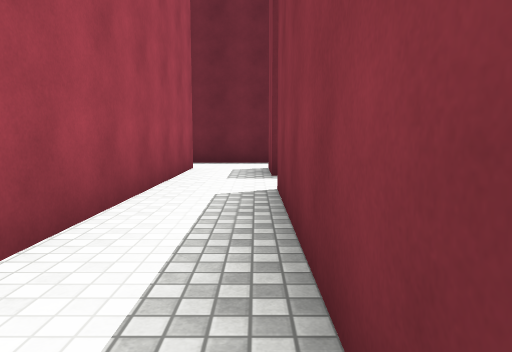
[1] (above)

16 first-person views from a walk through a 3-D level made in the Unity game engine. The camera is 1.2 m above the floor, tilts 6° down and sees 70° across. The floor is counted in squares, 2 m on a side. Each view is taken from the middle of a square. On the plan, view 1 faces up. The plan holds only what a view shows up to about 10 squares ahead; the rest is blank. Surface patterns are stand-ins for the level's own textures.

[2]
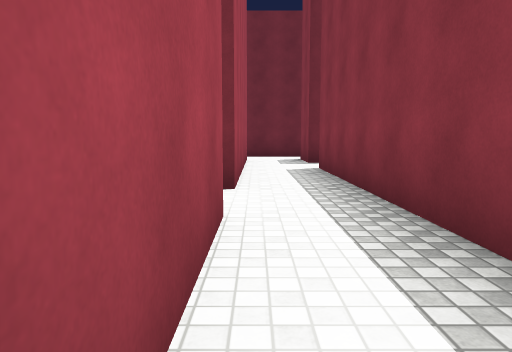

[3]
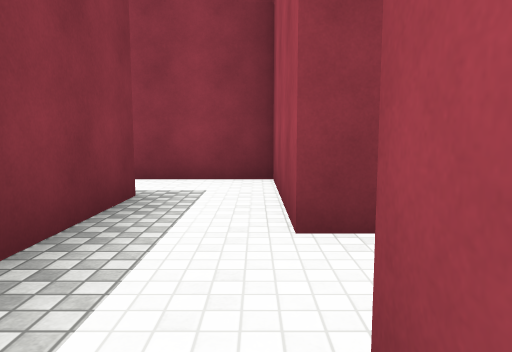

[4]
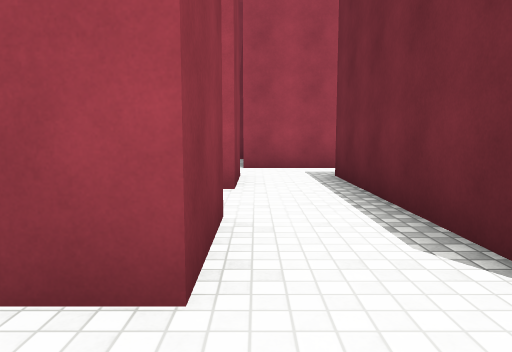

[5]
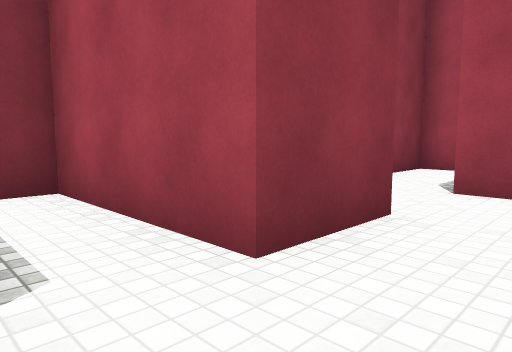

[6]
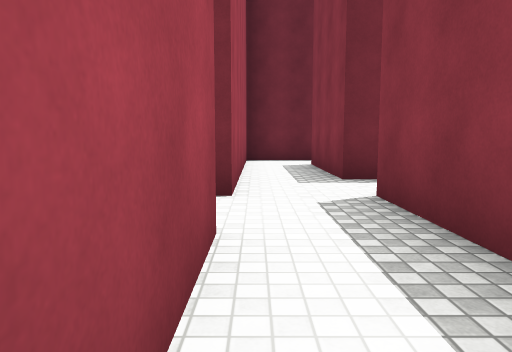

[7]
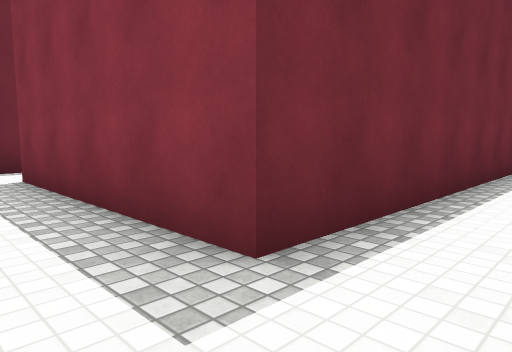

[8]
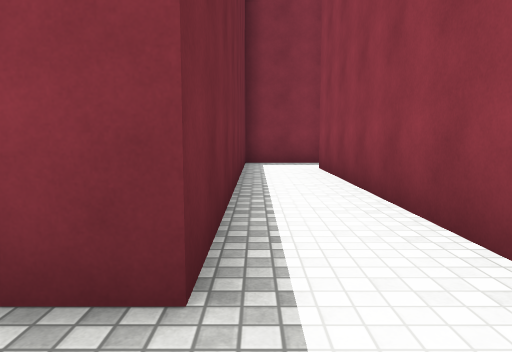

[9]
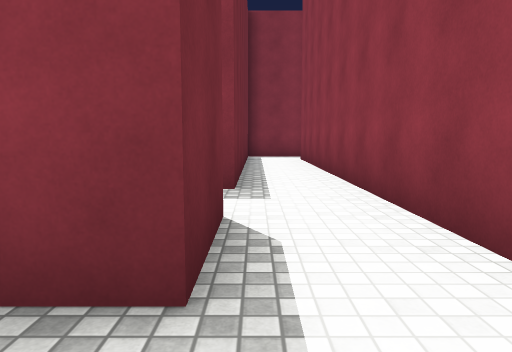

[10]
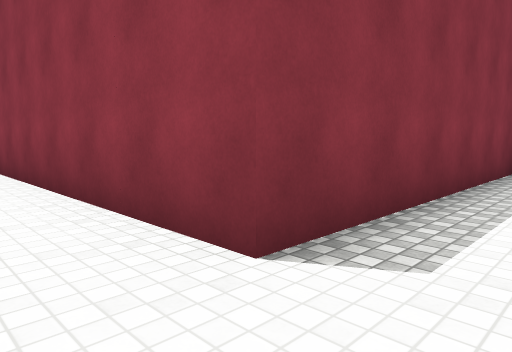

[11]
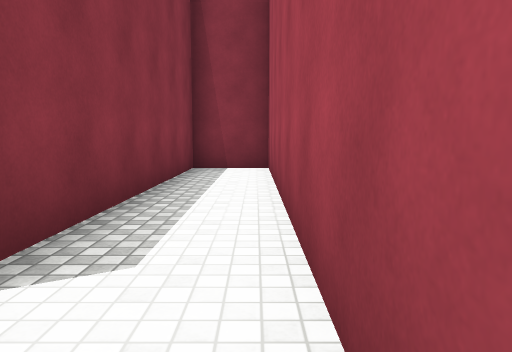

[12]
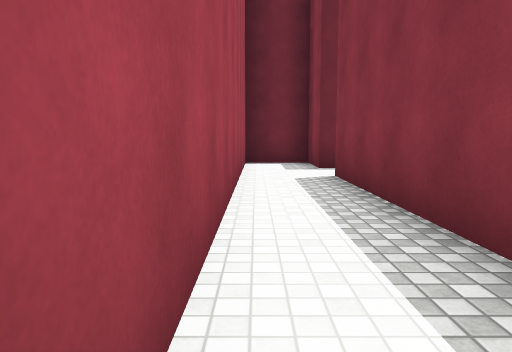

[13]
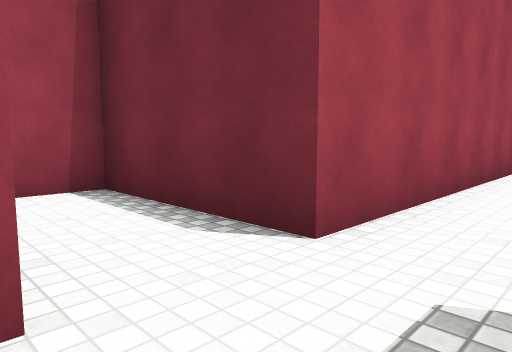

[14]
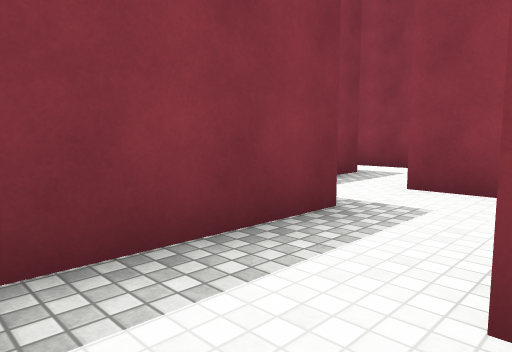

[15]
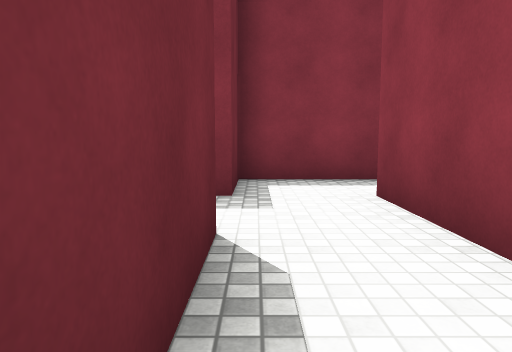

[16]
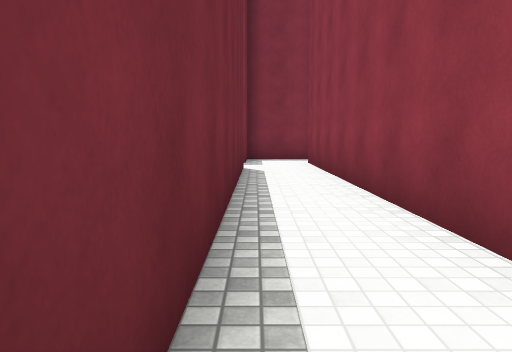

### Floor plan
Points are (right, up) in squares from view 1. A wall is a line through its corners. A room is listed if a view was taken in it or the views show most of it. See-through windows are left out.
Room 1 (views 1, 2, 3, 4)
walls: (-1.2, -0.2) (-1.2, -3.2) (0.8, -3.2); (0.3, -1.8) (0.3, 4.2); (-1.2, 5.5) (-1.2, 1.3)
ways out: opening at (-2, 0.5) to room 2; opening at (-0.5, 6.5)
Room 2 (view 5)
walls: (-2.8, -0.2) (-1.2, -0.2); (-4.3, -0.2) (-4.3, -3.2) (-3.6, -3.2); (-1.2, 1.3) (-4.5, 1.3)
ways out: opening at (-2, 0.5) to room 1; opening at (-5, 0.5) to room 3
Room 3 (views 6, 7, 8, 13, 14)
walls: (-7.2, -1.6) (-7.2, -3.8); (-4.5, 1.3) (-5.7, 1.3) (-5.7, 4.2); (-7.6, -6.3) (0.2, -6.3); (-7.2, 5.4) (-7.2, -0.2) (-10.2, -0.2) (-10.2, -1.7) (-9, -1.7); (-5.5, 5.7) (-7.2, 5.7); (1.7, -6.5) (1.7, -4.8) (-5.7, -4.8) (-5.7, -0.2) (-4.3, -0.2)
ways out: opening at (-5, 0.5) to room 2; opening at (-8, -5.5) to room 4; opening at (1, -7) to room 5
Room 4 (views 9, 10, 11, 12)
walls: (-7.2, -4.8) (-8.8, -4.8) (-8.8, -3.3) (-10.2, -3.3) (-10.2, -12); (-10.2, -12.3) (-8.8, -12.3) (-8.8, -6.3) (-7.6, -6.3)
ways out: opening at (-8, -5.5) to room 3
Room 5 (views 15, 16)
walls: (0.2, -7.8) (-6.8, -7.8); (-5.2, -9.3) (1.8, -9.3); (3.2, -10.9) (3.2, -7.8) (1.7, -7.8) (1.7, -6.5)
ways out: opening at (1, -7) to room 3; opening at (2.5, -10)

Where each view was taken, in squares from view 1:
view 1: 0 up, 0 right, facing up
view 2: 3 down, 1 left, facing up
view 3: 2 up, 1 left, facing down
view 4: 0 up, 0 right, facing left
view 5: 1 up, 3 left, facing down-left
view 6: 4 down, 7 left, facing up
view 7: 6 down, 7 left, facing up-right
view 8: 5 down, 7 left, facing right
view 9: 5 down, 10 left, facing right
view 10: 5 down, 10 left, facing down-right
view 11: 5 down, 10 left, facing down
view 12: 12 down, 10 left, facing up
view 13: 2 down, 6 left, facing up-left
view 14: 5 down, 0 right, facing down-right
view 15: 8 down, 2 left, facing right
view 16: 8 down, 7 left, facing right
